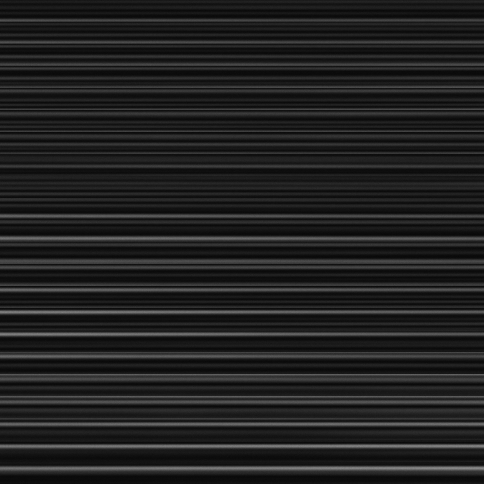
#> input picture thsp0.bmp, 484 x 484 px
$ python ejecutar.py
#> lines starting #> are read from the running program, lines starting #| are printed output that depends on the picture
### laguerre_gauss.py
import numpy as np

def LaguerreGauss(transmittanceImage):
    omega = 0.02 #ancho del filtro LG
    transmittanceImage = np.array(transmittanceImage)
    m, n = transmittanceImage.shape #dimensiones de la imagen
    fresnelTransform2 = transmittanceImage
    #transformada de Fourier
    fresnelTransform2 = np.fft.fft2(fresnelTransform2, s=(m, n))
    fresnelTransform2 = np.fft.fftshift(fresnelTransform2)

    #vectores k y l para manipular el filtro LG
    k = np.arange(1, m + 1)
    kk = np.arange(m, 0, -1)
    K = (k - kk) / 2

    l = np.arange(1, n + 1)
    ll = np.arange(n, 0, -1)
    L = (l - ll) / 2
    L = np.transpose([L])

    U, V = np.meshgrid(K, L) #mallas de coordenadas
    #calculo del filtro LG con nucleo circular
    omega2 = omega ** 2
    omega4 = omega ** 4
    pi2 = np.pi ** 2
    opi = pi2 * omega2
    lg = 1j * pi2 * (omega4) * (V + 1j * U) * np.exp(-opi * ((V ** 2) + (U ** 2)))
    LG = np.fft.fft2(lg, s=(m, n))
    LG = np.fft.fftshift(LG)
    #operacion de pseudofase
    pseudofas = (LG * fresnelTransform2)
    psfas = np.fft.ifft2(pseudofas, s=(m, n))
    psfas = np.fft.fftshift(psfas)
    a = psfas

    bb1 = np.real(psfas) / np.max(np.max(np.real(psfas)))
    #plt.imshow(bb1, cmap='gray')
    #plt.imsave('pfase.png', bb1, cmap='gray')

    #proceso para manipular la fase
    complex = np.zeros((m, n), dtype=np.complex128)
    for row in range(m):
        for column in range(n):
            if row % 2 != 0:
                if column % 2 == 0:
                    complex[row, column] = a[row, column] * -1
                else:
                    complex[row, column] = a[row, column]
            else:
                if column % 2 != 0:
                    complex[row, column] = a[row, column] * -1
                else:
                    complex[row, column] = a[row, column]

    return complex

### residuos.py
import numpy as np
import matplotlib.pyplot as plt

def Residuos(complex):
    #obtener matriz de pseudofase
    IM_phase = np.angle(complex)
    rows, cols = IM_phase.shape
    #crear matrices desplazadas para calcular los residuos
    IM_active = IM_phase.copy()
    IM_below = np.zeros((rows, cols))
    IM_below[:rows - 1, :] = IM_phase[1:rows, :]

    IM_right = np.zeros((rows, cols))
    IM_right[:, :cols - 1] = IM_phase[:, 1:cols]

    IM_belowright = np.zeros((rows, cols))
    IM_belowright[:rows - 1, :cols - 1] = IM_phase[1:rows, 1:cols]
    #calcular los residuos en diferentes direcciones
    res1 = np.mod(IM_active - IM_below + np.pi, 2 * np.pi) - np.pi
    res2 = np.mod(IM_below - IM_belowright + np.pi, 2 * np.pi) - np.pi
    res3 = np.mod(IM_belowright - IM_right + np.pi, 2 * np.pi) - np.pi
    res4 = np.mod(IM_right - IM_active + np.pi, 2 * np.pi) - np.pi

    #sumar los residuos y aplicar condiciones para identificar los vortices
    temp_residues = res1 + res2 + res3 + res4
    residues = (temp_residues >= 6)
    residues = residues ^ (temp_residues <= -6)

    #establecer cierta areas cercanas a los bordes como no vortices
    residues[:, cols - 1] = 0
    residues[rows - 1, :] = 0
    residues[:, 0] = 0
    residues[0, :] = 0
    residue_charge = residues
    #visualizacion de los vortices en la pseudofase
    alto, ancho = complex.shape
    plt.figure()
    plt.imshow(np.angle(complex), cmap='gray')


    for i in range(alto):
        for j in range(ancho):
            if residue_charge[i, j] == 1:
                plt.plot(j, i, '*g')
                plt.axis('square')


    plt.savefig('vortices0.jpg')
    plt.show()

    return residue_charge

### subpix2x2_s.py
import numpy as np
import pandas as pd
import matplotlib.pyplot as plt

def subpix2x2_s(complex, residuos):
    #inicio y dimensiones
    DFT = complex
    m, n = DFT.shape
    l = 0
    PV = np.zeros((3, 3, m * n), dtype=np.complex_)
    PLV = []

    #ciclo para extraer submatrices importantes
    for i in range(1, m - 1):
        for j in range (1, n - 1):
            if residuos[i - 1, j - 1] and i > 0 and j > 0:
                PV[:, :, l] = DFT[i - 1:i + 2, j - 1:j + 2]
                l += 1
                PLV.append([j, i])

    PLV = np.array(PLV).T
    # separacion de parte real e imaginaria
    rvortp = np.real(PV[:, :, :l])
    ivortp = np.imag(PV[:, :, :l])
    # creacion de matrices para manipular
    RPVort = np.zeros((9, 3, l))
    IPVort = np.zeros((9, 3, l))

    k = 0
    for i in range(1, 4):
        for j in range(1, 4):
            RPVort[k, 2, :] = rvortp[i - 1, j - 1, :]
            RPVort[k, 1, :] = i
            RPVort[k, 0, :] = j
            IPVort[k, 2, :] = ivortp[i - 1, j - 1, :]
            IPVort[k, 1, :] = i
            IPVort[k, 0, :] = j
            k += 1
    #calculos entre matrices y vectores
    A = np.zeros((3, 3))
    for i in range(9):
        A[0, 0] += RPVort[i, 0, 0] ** 2
        A[0, 1] += RPVort[i, 0, 0] * RPVort[i, 1, 0]
        A[0, 2] += RPVort[i, 0, 0]
        A[1, 1] += RPVort[i, 1, 0] ** 2
        A[1, 2] += RPVort[i, 1, 0]
    A[1, 0] = A[0, 1]
    A[2, 0] = A[0, 2]
    A[2, 1] = A[1, 2]
    A[2, 2] = 9

    bp = np.zeros((3, l))
    ddp = np.zeros((3, l))
    for w in range(l):
        for i in range(9):
            bp[:2, w] += RPVort[i, :2, w] * RPVort[i, 2, w]
            ddp[:2, w] += IPVort[i, :2, w] * IPVort[i, 2, w]
    #solucion de sistema de ecuaciones
    PVR = np.zeros((3, l))
    PVI = np.zeros((3, l))
    for w in range(l):
        PVR[:, w] = np.linalg.solve(A, bp[:, w])
        PVI[:, w] = np.linalg.solve(A, ddp[:, w])

    MEQ = np.zeros((2, 2, l))
    VEQ = np.zeros((2, l))
    for w in range(l):
        MEQ[:, :, w] = np.vstack((PVR[:2, w], PVI[:2, w]))
        VEQ[:, w] = -1 * np.array([PVR[2, w], PVI[2, w]])

    SLV = np.zeros((2, l))
    for w in range(l):
        SLV[:, w] = np.linalg.solve(MEQ[:, :, w], VEQ[:, w])
    #coordenadas en el plano
    SPLV = SLV + PLV - 1
    VVX = SPLV[0, :]
    VVY = SPLV[1, :]
    #calculo de las propiedades estructurales
    l = MEQ.shape[2]
    e = np.zeros(l)
    theta = np.zeros(l)
    omega = np.zeros(l)
    q = np.zeros(l)
    for w in range(l):
        e[w] = np.sqrt(1 - (((MEQ[0, 0, w] ** 2) + (MEQ[1, 0, w] ** 2) + (MEQ[0, 1, w] ** 2) + (MEQ[1, 1, w] ** 2)) - np.sqrt(((MEQ[0, 0, w] ** 2) + (MEQ[1, 0, w] ** 2) - (MEQ[0, 1, w] ** 2) - (MEQ[1, 1, w] ** 2)) ** 2 + 4 * ((MEQ[0, 0, w] * MEQ[0, 1, w]) + (MEQ[1, 0, w] * MEQ[1, 1, w])) ** 2)) / ((MEQ[0, 0, w] ** 2) + (MEQ[1, 0, w] ** 2) + (MEQ[0, 1, w] ** 2) + (MEQ[1, 1, w] ** 2) + np.sqrt(((MEQ[0, 0, w] ** 2) + (MEQ[1, 0, w] ** 2) - (MEQ[0, 1, w] ** 2) - (MEQ[1, 1, w] ** 2)) ** 2 + 4 * ((MEQ[0, 0, w] * MEQ[0, 1, w]) + (MEQ[1, 0, w] * MEQ[1, 1, w])) ** 2)))
        theta[w] = np.abs(np.arctan((MEQ[0, 0, w] * MEQ[1, 1, w] - MEQ[1, 0, w] * MEQ[0, 1, w]) / (MEQ[0, 0, w] * MEQ[1, 0, w] + MEQ[0, 1, w] * MEQ[1, 1, w])))
        if theta[w] >= np.pi / 2:
            theta[w] = np.pi - theta[w]
        omega[w] = np.abs(MEQ[0, 0, w] * MEQ[1, 1, w] - MEQ[1, 0, w] * MEQ[0, 1, w])
        q[w] = np.sign(MEQ[0, 0, w] * MEQ[1, 1, w] - MEQ[1, 0, w] * MEQ[0, 1, w])

    S0 = np.zeros(l)
    S1 = np.zeros(l)
    S2 = np.zeros(l)
    S3 = np.zeros(l)
    for w in range(l):
        S0[w] = (MEQ[0, 0, w] ** 2) + (MEQ[0, 1, w] ** 2) + (MEQ[1, 0, w] ** 2) + (MEQ[1, 1, w] ** 2)
        S1[w] = (MEQ[0, 0, w] ** 2) + (MEQ[1, 0, w] ** 2) - (MEQ[0, 1, w] ** 2) - (MEQ[1, 1, w] ** 2)
        S2[w] = 2 * (MEQ[0, 0, w] * MEQ[0, 1, w] + MEQ[1, 0, w] * MEQ[1, 1, w])
        S3[w] = 2 * (MEQ[0, 0, w] * MEQ[1, 1, w] - MEQ[1, 0, w] * MEQ[0, 1, w])
    # Cálculo de parámetros de Poincaré (S0, S1, S2, S3)
    S = np.vstack((S1 / S0, S2 / S0, S3 / S0)).T

    # Guardando los resultados en un archivo Excel Propiedades y coordenadas 3D
    pd.DataFrame({'e': e, 'theta': theta, 'omega': omega, 'q': q}).to_excel('results.xlsx', index=False)
    pd.DataFrame({'S1': S1, 'S2': S2, 'S3': S3}).to_excel('coordenadas.xlsx', index=False)


    # Creación y visualización de la esfera de Poincaré
    theta1, phi = np.linspace(0, 2*np.pi, 40), np.linspace(0, np.pi, 40)
    theta1, phi = np.meshgrid(theta1, phi)
    rho = 1
    x = rho * np.sin(phi) * np.cos(theta1)
    y = rho * np.sin(phi) * np.sin(theta1)
    z = rho * np.cos(phi)

    fig = plt.figure(figsize=(8, 6))
    ax = fig.add_subplot(111, projection='3d')

    # Dibujar la esfera
    ax.plot_surface(x, y, z, color='gray', alpha=0.5, linewidth=0, antialiased=True)
    ax.set_box_aspect([1,1,1])  # Importante para una esfera no aplastada

    # Calcular la distancia de cada punto al centro (en términos del eje Z)
    distancias_al_centro = np.abs(S[:, 2])

    # Usar un mapa de colores para los puntos
    # Por ejemplo, 'coolwarm' tiene rojo para valores altos y azul para valores bajos
    puntos = ax.scatter(S[:, 0], S[:, 1], S[:, 2], c=distancias_al_centro, cmap='coolwarm', s=50)

    # Crear una barra de colores para interpretar los colores de los puntos
    cbar = fig.colorbar(puntos, ax=ax, shrink=0.6)
    cbar.set_label('Distancia al centro (eje Z)', fontsize=12)

    # Etiquetas y títulos
    ax.set_xlabel('S1', fontsize=12)
    ax.set_ylabel('S2', fontsize=12)
    ax.set_zlabel('S3', fontsize=12)
    ax.set_title('Visualización de la Esfera de Poincaré', fontsize=14)

    # Ajustar la perspectiva
    ax.view_init(elev=30, azim=120)

    plt.savefig('esfera.jpg')
    plt.show()

### ejecutar.py
import matplotlib.pyplot as plt
from laguerre_gauss import LaguerreGauss
from residuos import Residuos
from subpix2x2_s import subpix2x2_s
import numpy as np

# Aquí va el código para usar estas funciones, como leer la imagen y llamar a las funciones
transmittanceImage = plt.imread('thsp0.bmp')
#> transmittanceImage is the input picture: shape (484, 484); min 8, max 137, mean 33
Ima = transmittanceImage
complex1 = LaguerreGauss(Ima)
t = Residuos(complex1)
#> in Residuos, `IM_below[:rows - 1, :] = IM_phase[1:rows, :]`:
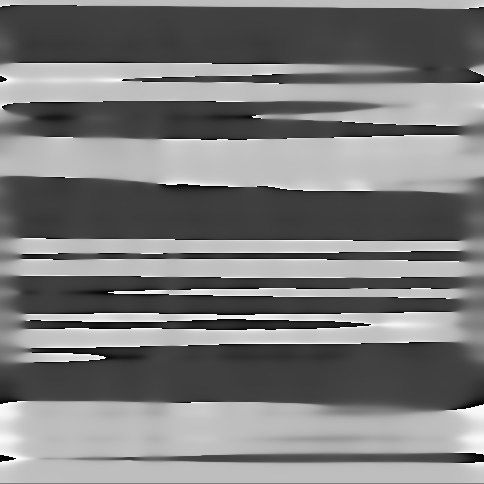
#> IM_below: shape (484, 484) float64; min -3.14, max 3.14, mean -0.0921; drawn with min black and max white
#> in Residuos, `res1 = np.mod(IM_active - IM_below + np.pi, 2 * np.pi) - np.pi`:
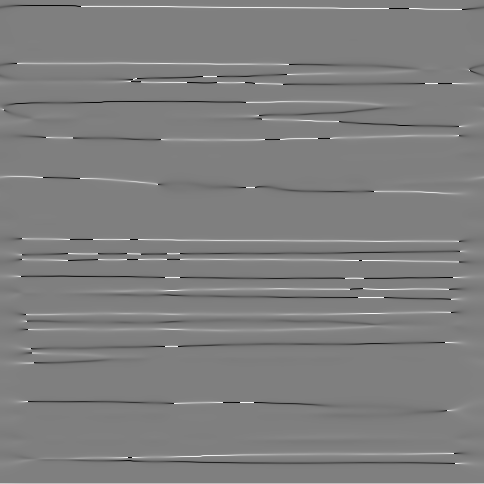
#> res1: shape (484, 484) float64; min -3.14, max 3.14, mean 0.00322; drawn with min black and max white
#> in Residuos, `res3 = np.mod(IM_belowright - IM_right + np.pi, 2 * np.pi) - np.pi`:
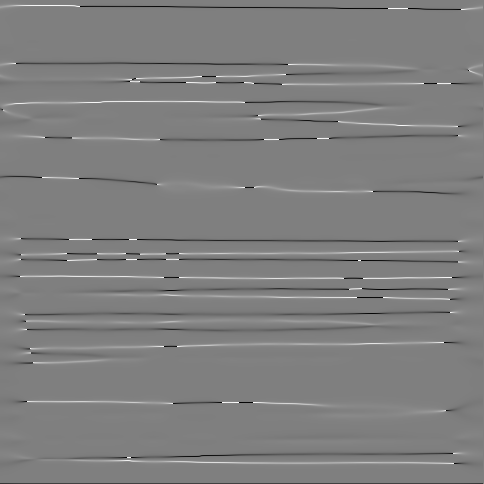
#> res3: shape (484, 484) float64; min -3.14, max 3.14, mean -0.00321; drawn with min black and max white
#> in Residuos, `residues = (temp_residues >= 6)`:
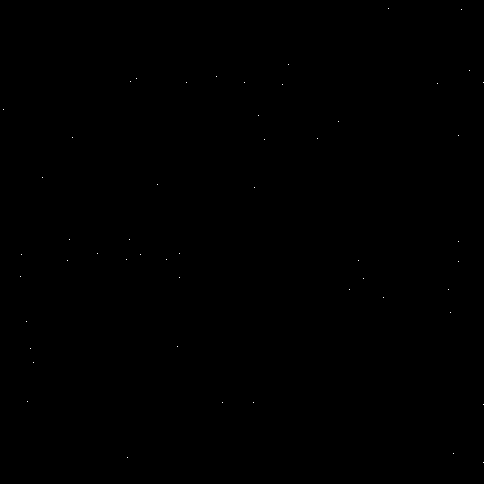
#> residues: shape (484, 484) bool; 0.02% white in thin lines or dots
#> in Residuos, `residues = residues ^ (temp_residues <= -6)`: residues: shape (484, 484) bool; 0.04% white in thin lines or dots
#> in Residuos, `residues[:, cols - 1] = 0`: residues: shape (484, 484) bool; 0.04% white in thin lines or dots
#> in Residuos, `plt.savefig('vortices0.jpg')`:
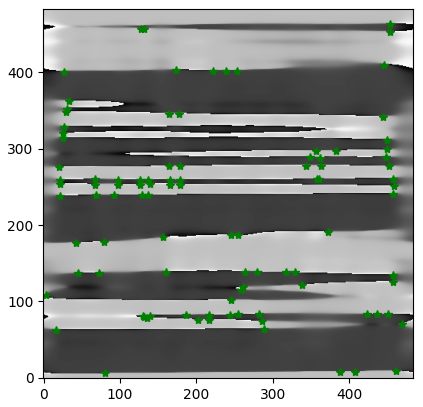
#> figure drawn by matplotlib, 1 panel
cpos = np.sum(t == 1)
#> cpos = 98
CV = cpos
#> CV = 98
T = subpix2x2_s(complex1, t)
#> after the loop in subpix2x2_s, `for i in range(1, m - 1):`: PLV = 98 pairs, first value 4 to 470, second value 7 to 464; l = 98
#> after the loop in subpix2x2_s, `for i in range(1, 4):`: k = 9
#> after the loop in subpix2x2_s, `for i in range(9):`: A = [[42, 36, 18], [0, 42, 18], [0, 0, 0]]
#> in subpix2x2_s, `VVX = SPLV[0, :]`: VVX = 98 values, max 471 at index 6, min 5 at index 23, mean 230.7
#> in subpix2x2_s, `VVY = SPLV[1, :]`: VVY = 98 values from 8 to 465
#> after the loop in subpix2x2_s, `for w in range(l):`: e = 98 values, max 1 at index 63, min 0.812 at index 54, mean 0.995; omega = 98 values, max 1.32e-05 at index 97, min 5.07e-09 at index 11, mean 1.19e-06; q = 98 values, max 1 at index 1, min -1 at index 0, mean 0; theta = 98 values, max 1.49 at index 3, min 0.0284 at index 63, mean 0.636
#> after the loop in subpix2x2_s, `for w in range(l):`: S0 = 98 values, max 0.0017 at index 0, min 1.91e-07 at index 10, mean 8.96e-05; S1 = 98 values, max 6.71e-07 at index 23, min -0.000497 at index 0, mean -3.42e-05; S2 = 98 values, max 0.00163 at index 0, min -1.02e-06 at index 50, mean 8.16e-05; S3 = 98 values, max 1.49e-05 at index 3, min -2.65e-05 at index 97, mean -1.57e-07
#> in subpix2x2_s, `S = np.vstack((S1 / S0, S2 / S0, S3 / S0)).T`: S = 98 rows, first 8: [-0.292, 0.956, -0.00269], [-0.531, 0.847, 0.00302], [-0.784, 0.621, -0.00654], [-0.351, 0.936, 0.0202], [-0.361, 0.931, -0.0557], [-0.385, 0.923, 0.0248], [-0.717, 0.66, 0.222], [-0.471, 0.88, -0.067]
#> in subpix2x2_s, `ax.plot_surface(x, y, z, color='gray', alpha=0.5, linewidth=0, antiali..`:
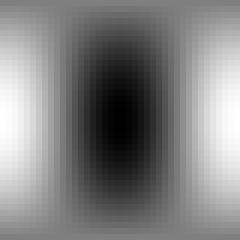
#> x: shape (40, 40) float64 (shown 6 times larger); min -0.996, max 0.999, mean 0.0155; drawn with min black and max white
#> in subpix2x2_s, `distancias_al_centro = np.abs(S[:, 2])`: distancias_al_centro = 98 values, max 0.871 at index 54, min 0.000726 at index 63, mean 0.0952
#> in subpix2x2_s, `plt.savefig('esfera.jpg')`:
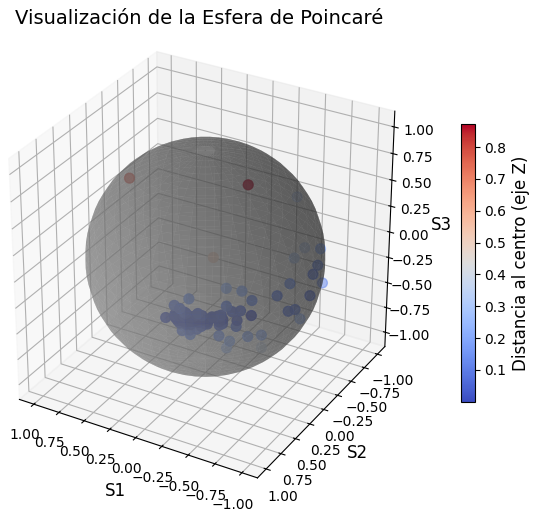
#> figure drawn by matplotlib, 2 panels
print('el numero de vortices es', CV)
#| el numero de vortices es 98
